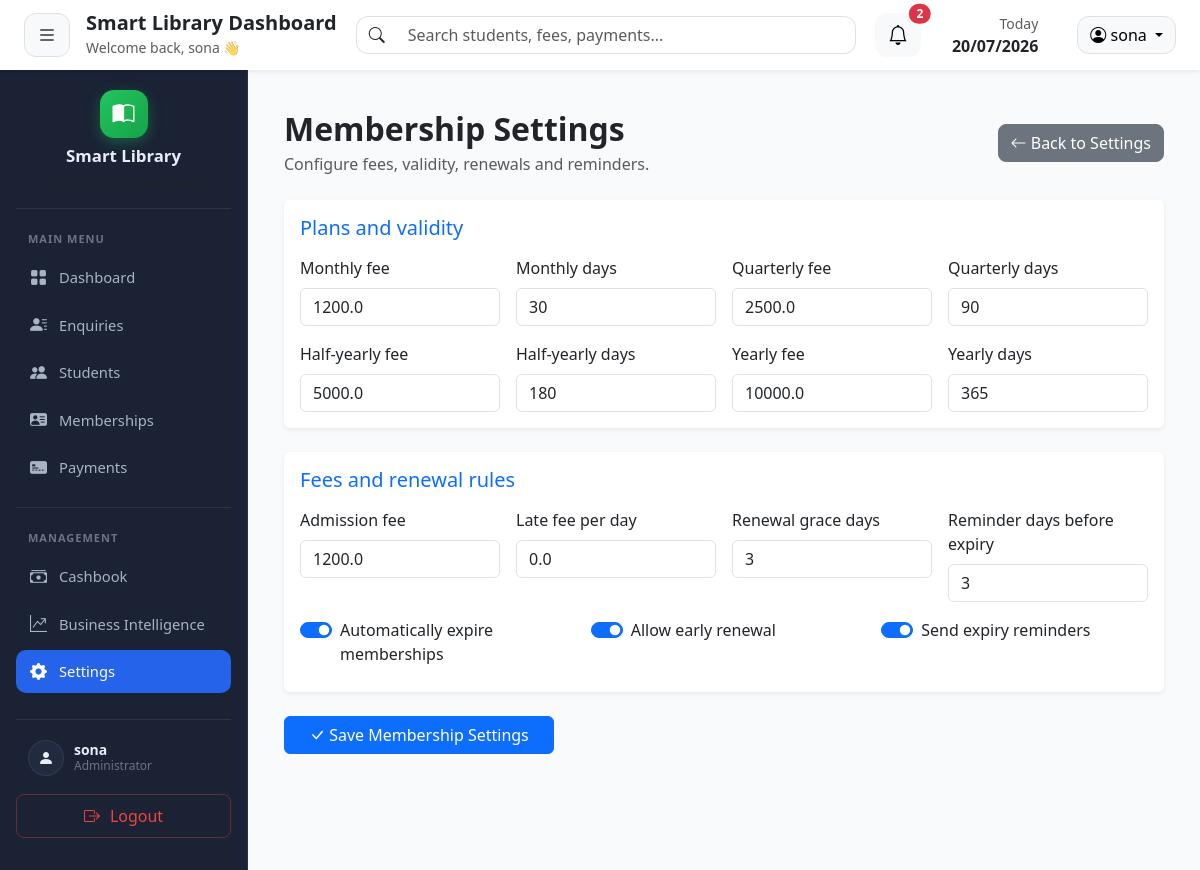
The page /settings/membership (signed in) on the database its author committed.
### tables this page shows
CREATE TABLE memberships (
    membership_id INTEGER PRIMARY KEY AUTOINCREMENT,
    student_id INTEGER NOT NULL,
    plan_name TEXT NOT NULL,
    joining_date DATE NOT NULL,
    duration_days INTEGER ,
    end_date DATE NOT NULL,
    total_fee REAL NOT NULL,
    paid_amount REAL DEFAULT 0,
    pending_amount REAL DEFAULT 0,
    remarks TEXT,
    membership_status TEXT DEFAULT 'Active',

    created_at TIMESTAMP DEFAULT CURRENT_TIMESTAMP,

    FOREIGN KEY(student_id)
    REFERENCES students(student_id)
);

CREATE TABLE membership_settings (
            setting_id INTEGER PRIMARY KEY AUTOINCREMENT,
            admin_id INTEGER NOT NULL UNIQUE,
            monthly_fee REAL NOT NULL DEFAULT 0,
            monthly_days INTEGER NOT NULL DEFAULT 30,
            quarterly_fee REAL NOT NULL DEFAULT 0,
            quarterly_days INTEGER NOT NULL DEFAULT 90,
            half_yearly_fee REAL NOT NULL DEFAULT 0,
            half_yearly_days INTEGER NOT NULL DEFAULT 180,
            yearly_fee REAL NOT NULL DEFAULT 0,
            yearly_days INTEGER NOT NULL DEFAULT 365,
            admission_fee REAL NOT NULL DEFAULT 0,
            late_fee_per_day REAL NOT NULL DEFAULT 0,
            renewal_grace_days INTEGER NOT NULL DEFAULT 7,
            auto_expiry INTEGER NOT NULL DEFAULT 1 CHECK (auto_expiry IN (0, 1)),
            allow_early_renewal INTEGER NOT NULL DEFAULT 1 CHECK (allow_early_renewal IN (0, 1)),
            send_reminders INTEGER NOT NULL DEFAULT 1 CHECK (send_reminders IN (0, 1)),
            reminder_days INTEGER NOT NULL DEFAULT 3,
            created_at TIMESTAMP DEFAULT CURRENT_TIMESTAMP,
            updated_at TIMESTAMP DEFAULT CURRENT_TIMESTAMP,
            FOREIGN KEY (admin_id) REFERENCES admins(admin_id)
        );

### routes/setting.py (the view, shortened to what this page needs)
@setting_bp.route("/membership", methods=["GET", "POST"])
def membership_settings():
    if "admin_id" not in session:
        return redirect("/")
    admin_id = session["admin_id"]
    settings = get_membership_settings(admin_id)
    change_summary = session.pop("membership_change_summary", None)
    return render_template(
        "settings/membership_settings.html",
        settings=settings,
        changes=change_summary["changes"] if change_summary else None,
        updated_by=change_summary["updated_by"] if change_summary else None,
        updated_on=change_summary["updated_on"] if change_summary else None,
    )

### database/db.py (called while the page is built)
def get_connection():
    connection = sqlite3.connect(DATABASE_PATH)
    connection.row_factory = sqlite3.Row
    return connection

### templates/settings/membership_settings.html (shortened to what this page needs)
{% extends "layouts/base.html" %}
{% block styles %}
<link rel="stylesheet" href="{{ url_for('static', filename='css/settings.css') }}">
{% endblock %}
{% block content %}
<div class="container-fluid py-3 settings-page">
    <div class="d-flex justify-content-between align-items-center mb-4">
        <div>
            <h2 class="fw-bold mb-1">Membership Settings</h2>
            <p class="text-muted mb-0">Configure fees, validity, renewals and reminders.</p>
        </div>
        <a href="{{ url_for('setting.index') }}" class="btn btn-secondary rounded-3">
            <i class="bi bi-arrow-left"></i> Back to Settings
        </a>
    </div>
    <form method="POST" action="{{ url_for('setting.membership_settings') }}">
        <div class="card shadow-sm border-0 mb-4">
            <div class="card-body">
                <h5 class="text-primary mb-3">Plans and validity</h5>
                <div class="row g-3">
                    {% for prefix, label, default_days in [
                        ('monthly', 'Monthly', 30),
                        ('quarterly', 'Quarterly', 90),
                        ('half_yearly', 'Half-yearly', 180),
                        ('yearly', 'Yearly', 365)
                    ] %}
                    <div class="col-lg-3 col-md-6">
                        <label class="form-label">{{ label }} fee</label>
                        <input class="form-control" type="number" min="0" step="0.01"
                               name="{{ prefix }}_fee" required
                               value="{{ settings[prefix + '_fee'] if settings else 0 }}">
                    </div>
                    <div class="col-lg-3 col-md-6">
                        <label class="form-label">{{ label }} days</label>
                        <input class="form-control" type="number" min="1" step="1"
                               name="{{ prefix }}_days" required
                               value="{{ settings[prefix + '_days'] if settings else default_days }}">
                    </div>
                    {% endfor %}
                </div>
            </div>
        </div>
        <div class="card shadow-sm border-0 mb-4">
            <div class="card-body">
                <h5 class="text-primary mb-3">Fees and renewal rules</h5>
                <div class="row g-3">
                    {% for name, label, default in [
                        ('admission_fee', 'Admission fee', 0),
                        ('late_fee_per_day', 'Late fee per day', 0),
                        ('renewal_grace_days', 'Renewal grace days', 7),
                        ('reminder_days', 'Reminder days before expiry', 3)
                    ] %}
                    <div class="col-lg-3 col-md-6">
                        <label class="form-label">{{ label }}</label>
                        <input class="form-control" type="number" min="0"
                               step="{{ '0.01' if 'fee' in name else '1' }}" name="{{ name }}" required
                               value="{{ settings[name] if settings else default }}">
                    </div>
                    {% endfor %}
                </div>
                <div class="row mt-3">
                    {% for name, label, default in [
                        ('auto_expiry', 'Automatically expire memberships', 1),
                        ('allow_early_renewal', 'Allow early renewal', 1),
                        ('send_reminders', 'Send expiry reminders', 1)
                    ] %}
                    <div class="col-md-4 mb-2">
                        <div class="form-check form-switch">
                            <input class="form-check-input" type="checkbox" name="{{ name }}" id="{{ name }}"
                                   {% if (settings and settings[name]) or (not settings and default) %}checked{% endif %}>
                            <label class="form-check-label" for="{{ name }}">{{ label }}</label>
                        </div>
                    </div>
                    {% endfor %}
                </div>
            </div>
        </div>
        <button class="btn btn-primary px-4" type="submit">
            <i class="bi bi-check-lg"></i> Save Membership Settings
        </button>
    </form>
</div>
{% endblock %}

### static/css/settings.css (style rules this page uses)
.settings-page { animation: fadeIn .35s ease; }
.settings-page .card { transition:box-shadow .25s ease, transform .25s ease; }
.settings-page .form-control, .settings-page .form-select { transition:border-color .2s ease, box-shadow .2s ease; }
.settings-page .btn { transition:all .2s ease; }

### rows shown on the page
memberships: plan_name "Monthly"
membership_settings: monthly_fee "1200.0", monthly_days "30", quarterly_fee "2500.0", quarterly_days "90", half_yearly_fee "5000.0" "10000.0", half_yearly_days "180" "365", admission_fee "1200.0" "0.0" "3" "3", auto_expiry "☑" "☑" "☑"
memberships: plan_name "Quarterly"

### other values the page prints
{{ session.get('username', 'Admin') }} "sona"
{{ counts.total }} "2"
{{ label }} "Half-yearly" "Yearly"
{{ label }} "Admission fee" "Late fee per day" "Renewal grace days" "Reminder days before expiry"
{{ label }} "Automatically expire memberships" "Allow early renewal" "Send expiry reminders"
